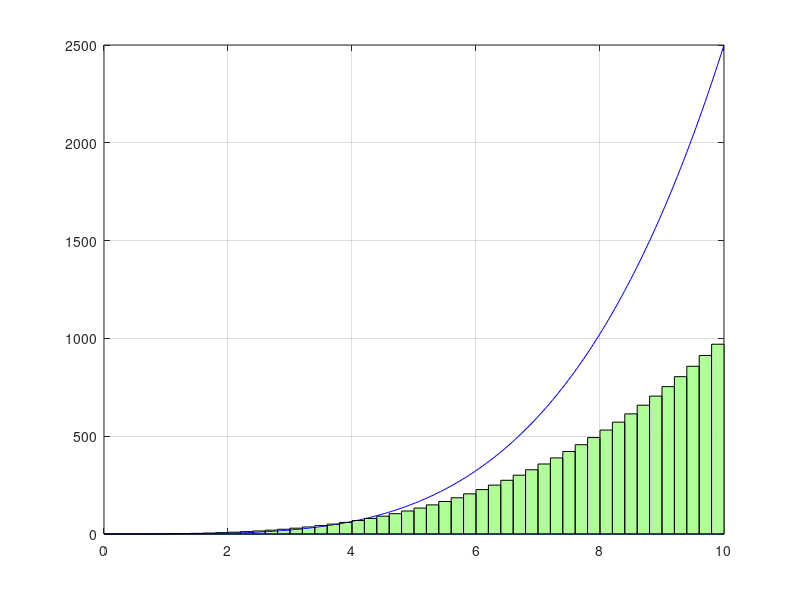

Reproduce this figure in MATLAB. (Note: this script raises an error after producing the figure.)
fun = @(x) x.^3;
fun1= @(x) 1/4*x.^4;
q=integral(fun,0,10);

x=linspace(0,10,200);
 plot(x,fun1(x),'b')

hold on
grid on;
plot(x,zeros(size(x)))

for v = 0.0:0.2:9.8
    rectangle('Position',[v 0 0.2 fun(v+0.1)],'FaceColor','#AFFE97')
end
ax = gca;
ax.XAxisLocation = 'origin';
ax.YAxisLocation = 'origin';

plot(x,fun(x),'b');
hold off;
